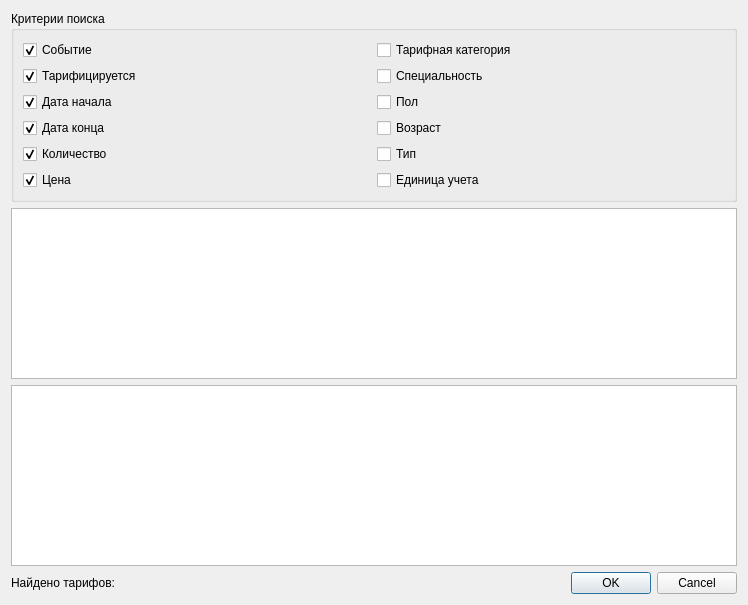
<?xml version="1.0" encoding="UTF-8"?>
<ui version="4.0">
 <class>DublicateTariff</class>
 <widget class="QDialog" name="DublicateTariff">
  <property name="geometry">
   <rect>
    <x>0</x>
    <y>0</y>
    <width>748</width>
    <height>605</height>
   </rect>
  </property>
  <property name="windowTitle">
   <string>Проверка дубликатов тарифов</string>
  </property>
  <layout class="QGridLayout" name="gridLayout">
   <item row="4" column="0" colspan="2">
    <layout class="QHBoxLayout" name="horizontalLayout">
     <item>
      <widget class="QLabel" name="label">
       <property name="text">
        <string>Найдено тарифов:</string>
       </property>
      </widget>
     </item>
     <item>
      <spacer name="horizontalSpacer">
       <property name="orientation">
        <enum>Qt::Horizontal</enum>
       </property>
       <property name="sizeHint" stdset="0">
        <size>
         <width>40</width>
         <height>20</height>
        </size>
       </property>
      </spacer>
     </item>
    </layout>
   </item>
   <item row="4" column="2">
    <widget class="QDialogButtonBox" name="buttonBox">
     <property name="orientation">
      <enum>Qt::Horizontal</enum>
     </property>
     <property name="standardButtons">
      <set>QDialogButtonBox::Cancel|QDialogButtonBox::Ok</set>
     </property>
    </widget>
   </item>
   <item row="1" column="0" rowspan="2" colspan="3">
    <widget class="CInDocTableView" name="tblBaseTariff">
     <property name="sizePolicy">
      <sizepolicy hsizetype="Preferred" vsizetype="Expanding">
       <horstretch>0</horstretch>
       <verstretch>0</verstretch>
      </sizepolicy>
     </property>
     <property name="selectionMode">
      <enum>QAbstractItemView::SingleSelection</enum>
     </property>
     <property name="selectionBehavior">
      <enum>QAbstractItemView::SelectRows</enum>
     </property>
    </widget>
   </item>
   <item row="3" column="0" colspan="3">
    <widget class="CInDocTableView" name="tblDuplicateTariff">
     <property name="selectionMode">
      <enum>QAbstractItemView::SingleSelection</enum>
     </property>
     <property name="selectionBehavior">
      <enum>QAbstractItemView::SelectRows</enum>
     </property>
    </widget>
   </item>
   <item row="0" column="0" colspan="3">
    <widget class="QGroupBox" name="groupBox">
     <property name="title">
      <string>Критерии поиска</string>
     </property>
     <layout class="QGridLayout" name="gridLayout_2">
      <item row="0" column="0">
       <widget class="QCheckBox" name="chkEvent">
        <property name="text">
         <string>Событие</string>
        </property>
        <property name="checked">
         <bool>true</bool>
        </property>
       </widget>
      </item>
      <item row="0" column="1">
       <widget class="QCheckBox" name="chkTariffCategory">
        <property name="text">
         <string>Тарифная категория</string>
        </property>
       </widget>
      </item>
      <item row="1" column="0">
       <widget class="QCheckBox" name="chkTariff">
        <property name="text">
         <string>Тарифицируется</string>
        </property>
        <property name="checked">
         <bool>true</bool>
        </property>
       </widget>
      </item>
      <item row="1" column="1">
       <widget class="QCheckBox" name="chkSpeciality">
        <property name="text">
         <string>Специальность</string>
        </property>
       </widget>
      </item>
      <item row="2" column="0">
       <widget class="QCheckBox" name="chkBegDate">
        <property name="text">
         <string>Дата начала</string>
        </property>
        <property name="checked">
         <bool>true</bool>
        </property>
       </widget>
      </item>
      <item row="2" column="1">
       <widget class="QCheckBox" name="chkSex">
        <property name="text">
         <string>Пол</string>
        </property>
       </widget>
      </item>
      <item row="3" column="0">
       <widget class="QCheckBox" name="chkEndDate">
        <property name="text">
         <string>Дата конца</string>
        </property>
        <property name="checked">
         <bool>true</bool>
        </property>
       </widget>
      </item>
      <item row="3" column="1">
       <widget class="QCheckBox" name="chkAge">
        <property name="text">
         <string>Возраст</string>
        </property>
       </widget>
      </item>
      <item row="4" column="0">
       <widget class="QCheckBox" name="chkAmount">
        <property name="text">
         <string>Количество</string>
        </property>
        <property name="checked">
         <bool>true</bool>
        </property>
       </widget>
      </item>
      <item row="4" column="1">
       <widget class="QCheckBox" name="chkAttachType">
        <property name="text">
         <string>Тип</string>
        </property>
       </widget>
      </item>
      <item row="5" column="0">
       <widget class="QCheckBox" name="chkPrice">
        <property name="text">
         <string>Цена</string>
        </property>
        <property name="checked">
         <bool>true</bool>
        </property>
       </widget>
      </item>
      <item row="5" column="1">
       <widget class="QCheckBox" name="chkUnit">
        <property name="text">
         <string>Единица учета</string>
        </property>
       </widget>
      </item>
     </layout>
    </widget>
   </item>
  </layout>
 </widget>
 <customwidgets>
  <customwidget>
   <class>CInDocTableView</class>
   <extends>QTableView</extends>
   <header>library/InDocTable.h</header>
  </customwidget>
 </customwidgets>
 <resources/>
 <connections>
  <connection>
   <sender>buttonBox</sender>
   <signal>accepted()</signal>
   <receiver>DublicateTariff</receiver>
   <slot>accept()</slot>
   <hints>
    <hint type="sourcelabel">
     <x>248</x>
     <y>254</y>
    </hint>
    <hint type="destinationlabel">
     <x>157</x>
     <y>274</y>
    </hint>
   </hints>
  </connection>
  <connection>
   <sender>buttonBox</sender>
   <signal>rejected()</signal>
   <receiver>DublicateTariff</receiver>
   <slot>reject()</slot>
   <hints>
    <hint type="sourcelabel">
     <x>316</x>
     <y>260</y>
    </hint>
    <hint type="destinationlabel">
     <x>286</x>
     <y>274</y>
    </hint>
   </hints>
  </connection>
 </connections>
</ui>
